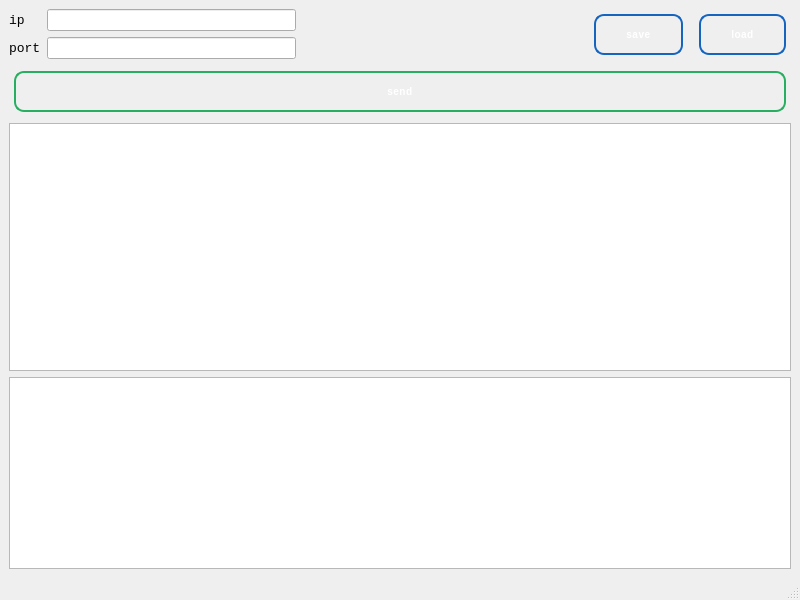
<?xml version="1.0" encoding="UTF-8"?>
<ui version="4.0">
 <class>MainWindow</class>
 <widget class="QMainWindow" name="MainWindow">
  <property name="geometry">
   <rect>
    <x>0</x>
    <y>0</y>
    <width>800</width>
    <height>600</height>
   </rect>
  </property>
  <property name="windowTitle">
   <string>MainWindow</string>
  </property>
  <widget class="QWidget" name="centralwidget">
   <layout class="QVBoxLayout" name="verticalLayout_2">
    <item>
     <layout class="QVBoxLayout" name="verticalLayout">
      <item>
       <layout class="QHBoxLayout" name="horizontalLayout">
        <item>
         <layout class="QFormLayout" name="formLayout">
          <item row="0" column="0">
           <widget class="QLabel" name="ipLabel">
            <property name="font">
             <font>
              <family>Consolas</family>
              <pointsize>10</pointsize>
             </font>
            </property>
            <property name="text">
             <string>ip</string>
            </property>
           </widget>
          </item>
          <item row="0" column="1">
           <widget class="QLineEdit" name="ipLED">
            <property name="text">
             <string extracomment="ip"/>
            </property>
           </widget>
          </item>
          <item row="1" column="0">
           <widget class="QLabel" name="portLabel">
            <property name="font">
             <font>
              <family>Consolas</family>
              <pointsize>10</pointsize>
             </font>
            </property>
            <property name="text">
             <string>port</string>
            </property>
           </widget>
          </item>
          <item row="1" column="1">
           <widget class="QLineEdit" name="portLED">
            <property name="text">
             <string/>
            </property>
           </widget>
          </item>
         </layout>
        </item>
        <item>
         <spacer name="horizontalSpacer">
          <property name="orientation">
           <enum>Qt::Horizontal</enum>
          </property>
          <property name="sizeHint" stdset="0">
           <size>
            <width>40</width>
            <height>20</height>
           </size>
          </property>
         </spacer>
        </item>
        <item>
         <widget class="QPushButton" name="savePBN">
          <property name="styleSheet">
           <string notr="true">QPushButton {
    background: qlineargradient(x1: 0, y1: 0, x2: 0, y2: 1,
                              stop: 0 #42a5f5, stop: 1 #1976d2);
    border: 2px solid #1565c0;
    border-radius: 10px;
    color: white;
    font-family: 'Segoe UI', Arial, sans-serif;
    font-size: 10px;
    font-weight: bold;
    padding: 12px 30px;
    margin: 5px;
    text-transform: uppercase;
    letter-spacing: 0.5px;
    
    /* Тень */
    box-shadow: 0 4px 6px rgba(25, 118, 210, 0.3);
}

QPushButton:hover {
    background: qlineargradient(x1: 0, y1: 0, x2: 0, y2: 1,
                              stop: 0 #2196f3, stop: 1 #0d47a1);
    border: 2px solid #0d47a1;
    box-shadow: 0 6px 8px rgba(25, 118, 210, 0.4);
}

QPushButton:pressed {
    background: qlineargradient(x1: 0, y1: 0, x2: 0, y2: 1,
                              stop: 0 #1565c0, stop: 1 #0d47a1);
    padding-top: 13px;
    padding-bottom: 11px;
    box-shadow: 0 2px 4px rgba(25, 118, 210, 0.2);
}

QPushButton:disabled {
    background: #bdc3c7;
    border: 2px solid #95a5a6;
    color: #7f8c8d;
    box-shadow: none;
}</string>
          </property>
          <property name="text">
           <string>save</string>
          </property>
         </widget>
        </item>
        <item>
         <widget class="QPushButton" name="loadPBN">
          <property name="styleSheet">
           <string notr="true">QPushButton {
    background: qlineargradient(x1: 0, y1: 0, x2: 0, y2: 1,
                              stop: 0 #42a5f5, stop: 1 #1976d2);
    border: 2px solid #1565c0;
    border-radius: 10px;
    color: white;
    font-family: 'Segoe UI', Arial, sans-serif;
    font-size: 10px;
    font-weight: bold;
    padding: 12px 30px;
    margin: 5px;
    text-transform: uppercase;
    letter-spacing: 0.5px;
    
    /* Тень */
    box-shadow: 0 4px 6px rgba(25, 118, 210, 0.3);
}

QPushButton:hover {
    background: qlineargradient(x1: 0, y1: 0, x2: 0, y2: 1,
                              stop: 0 #2196f3, stop: 1 #0d47a1);
    border: 2px solid #0d47a1;
    box-shadow: 0 6px 8px rgba(25, 118, 210, 0.4);
}

QPushButton:pressed {
    background: qlineargradient(x1: 0, y1: 0, x2: 0, y2: 1,
                              stop: 0 #1565c0, stop: 1 #0d47a1);
    padding-top: 13px;
    padding-bottom: 11px;
    box-shadow: 0 2px 4px rgba(25, 118, 210, 0.2);
}

QPushButton:disabled {
    background: #bdc3c7;
    border: 2px solid #95a5a6;
    color: #7f8c8d;
    box-shadow: none;
}</string>
          </property>
          <property name="text">
           <string>load</string>
          </property>
         </widget>
        </item>
       </layout>
      </item>
      <item>
       <widget class="QPushButton" name="sendPBN">
        <property name="sizePolicy">
         <sizepolicy hsizetype="Minimum" vsizetype="Maximum">
          <horstretch>0</horstretch>
          <verstretch>0</verstretch>
         </sizepolicy>
        </property>
        <property name="styleSheet">
         <string notr="true">QPushButton {
    background: qlineargradient(x1: 0, y1: 0, x2: 0, y2: 1,
                              stop: 0 #5cd85c, stop: 1 #2ecc71);
    border: 2px solid #27ae60;
    border-radius: 10px;
    color: white;
    font-family: 'Segoe UI', Arial, sans-serif;
    font-size: 10px;
    font-weight: bold;
    padding: 12px 30px;
    margin: 5px;
    text-transform: uppercase;
    letter-spacing: 0.5px;
    
    /* Тень */
    box-shadow: 0 4px 6px rgba(46, 204, 113, 0.3);
}

QPushButton:hover {
    background: qlineargradient(x1: 0, y1: 0, x2: 0, y2: 1,
                              stop: 0 #52d152, stop: 1 #27ae60);
    border: 2px solid #219653;
    box-shadow: 0 6px 8px rgba(46, 204, 113, 0.4);
}

QPushButton:pressed {
    background: qlineargradient(x1: 0, y1: 0, x2: 0, y2: 1,
                              stop: 0 #27ae60, stop: 1 #229954);
    padding-top: 13px;
    padding-bottom: 11px;
    box-shadow: 0 2px 4px rgba(46, 204, 113, 0.2);
}

QPushButton:disabled {
    background: #bdc3c7;
    border: 2px solid #95a5a6;
    color: #7f8c8d;
    box-shadow: none;
}</string>
        </property>
        <property name="text">
         <string>send</string>
        </property>
       </widget>
      </item>
      <item>
       <widget class="QPlainTextEdit" name="PTE">
        <property name="sizePolicy">
         <sizepolicy hsizetype="Expanding" vsizetype="MinimumExpanding">
          <horstretch>0</horstretch>
          <verstretch>0</verstretch>
         </sizepolicy>
        </property>
        <property name="font">
         <font>
          <family>Consolas</family>
          <pointsize>9</pointsize>
         </font>
        </property>
       </widget>
      </item>
      <item>
       <widget class="QTextEdit" name="logTE">
        <property name="enabled">
         <bool>true</bool>
        </property>
        <property name="sizePolicy">
         <sizepolicy hsizetype="Minimum" vsizetype="Fixed">
          <horstretch>0</horstretch>
          <verstretch>2</verstretch>
         </sizepolicy>
        </property>
        <property name="font">
         <font>
          <family>Consolas</family>
          <pointsize>9</pointsize>
         </font>
        </property>
        <property name="readOnly">
         <bool>true</bool>
        </property>
       </widget>
      </item>
     </layout>
    </item>
   </layout>
  </widget>
  <widget class="QMenuBar" name="menubar">
   <property name="geometry">
    <rect>
     <x>0</x>
     <y>0</y>
     <width>800</width>
     <height>26</height>
    </rect>
   </property>
  </widget>
  <widget class="QStatusBar" name="statusbar"/>
 </widget>
 <resources/>
 <connections/>
</ui>
